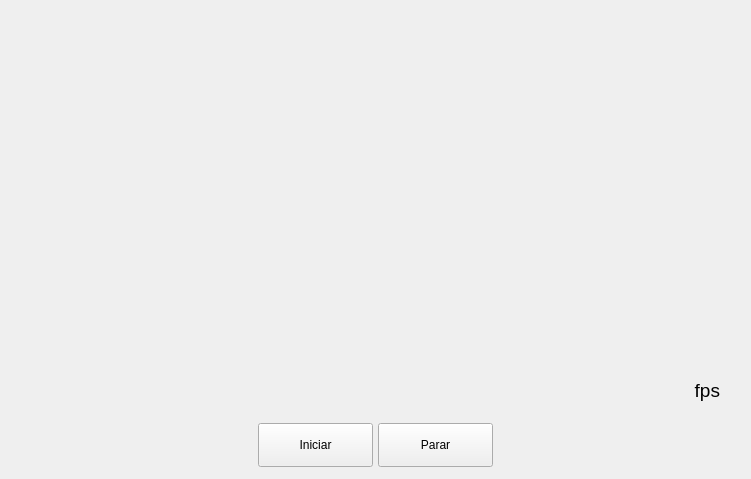
<?xml version="1.0" encoding="UTF-8"?>
<ui version="4.0">
 <class>MainWindow</class>
 <widget class="QMainWindow" name="MainWindow">
  <property name="geometry">
   <rect>
    <x>0</x>
    <y>0</y>
    <width>751</width>
    <height>479</height>
   </rect>
  </property>
  <property name="windowTitle">
   <string>MainWindow</string>
  </property>
  <widget class="QWidget" name="centralWidget">
   <widget class="QLabel" name="label">
    <property name="geometry">
     <rect>
      <x>15</x>
      <y>13</y>
      <width>720</width>
      <height>405</height>
     </rect>
    </property>
    <property name="minimumSize">
     <size>
      <width>720</width>
      <height>405</height>
     </size>
    </property>
    <property name="maximumSize">
     <size>
      <width>720</width>
      <height>405</height>
     </size>
    </property>
    <property name="autoFillBackground">
     <bool>true</bool>
    </property>
    <property name="text">
     <string/>
    </property>
   </widget>
   <widget class="QPushButton" name="pushButton">
    <property name="geometry">
     <rect>
      <x>258</x>
      <y>423</y>
      <width>115</width>
      <height>44</height>
     </rect>
    </property>
    <property name="text">
     <string>Iniciar</string>
    </property>
   </widget>
   <widget class="QPushButton" name="pushButton_2">
    <property name="geometry">
     <rect>
      <x>378</x>
      <y>423</y>
      <width>115</width>
      <height>44</height>
     </rect>
    </property>
    <property name="text">
     <string>Parar</string>
    </property>
   </widget>
   <widget class="QLabel" name="lblFps">
    <property name="geometry">
     <rect>
      <x>617</x>
      <y>374</y>
      <width>103</width>
      <height>33</height>
     </rect>
    </property>
    <property name="font">
     <font>
      <pointsize>14</pointsize>
     </font>
    </property>
    <property name="text">
     <string>fps</string>
    </property>
    <property name="alignment">
     <set>Qt::AlignRight|Qt::AlignTrailing|Qt::AlignVCenter</set>
    </property>
   </widget>
  </widget>
 </widget>
 <layoutdefault spacing="6" margin="11"/>
 <resources/>
 <connections/>
</ui>
